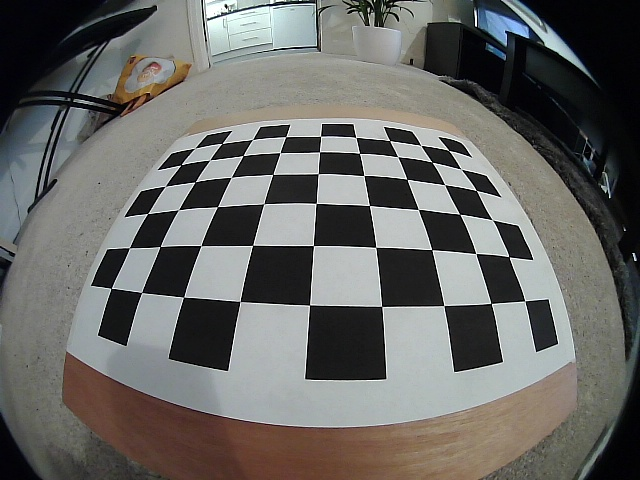
#> input picture car/data/checkerboard_calibration_images/checkerboard_08252021_190031.jpg, 640 x 480 px, found by its file name
$ python rectify_fisheye_test.py   (older library calls are emulated)
#> lines starting #> are read from the running program, lines starting #| are printed output that depends on the picture
#> further down, img is the input picture: shape (480, 640, 3); mean B, G, R 101, 103.9, 104.1
### utils/rectify_fisheye.py
# load libraries
import cv2
import numpy as np

'''

Adapted from:
https://medium.com/@kennethjiang/calibrate-fisheye-lens-using-opencv-333b05afa0b0

This method takes a mapping of the distortion a fisheye lens creates
and converts the input image from a fisheye perspective to a rectified,
normal perspective.

With default settings, the image will be rectified but we will lose pixels
from the image due to the dimension conversion between raw and transformed.
By adjusting the values for balance, dim2 and dim3 you can reduce the loss of
pixels. See below post for further details:
https://medium.com/@kennethjiang/calibrate-fisheye-lens-using-opencv-part-2-13990f1b157f

'''

# initialize recitification parameters
# these inputs are produced by the 'calibrate_fisheye_lens.py' script
# and are specific to the fisheye camera used in my hardware setup
dim = (640, 480)
k = np.array([[241.06910353583223, 0.0, 312.0587413795097], [0.0, 245.12556785859005, 272.6308919635552], [0.0, 0.0, 1.0]])
d = np.array([[-0.08176180051980005], [0.1429492072044187], [-0.17684453168657688], [0.06894578492362775]])

# convert a fisheye lens image to a rectified, normal image
def rectify_fisheye(img, balance=0.0, dim2=None, dim3=None):
    # extract dimensions of raw input
#> called with balance = 0.4
    dim1 = img.shape[:2][::-1]
#> dim1 = (640, 480)

    # raw image must have same dimensions as the image used for calibration
    assert dim1[0] / dim1[1] == dim[0] / dim[1]

    # dim2 and dim3 are the same dimensionas as the raw image if not otherwise specified
    # specifying alternate dimensions here allows you to adjust the output aspect ratio,
    # potentially helping avoid pixel loss in the final image due to distortion and mapping
    if not dim2:
        dim2 = dim1
#> dim2 = (640, 480)
    if not dim3:
        dim3 = dim1
#> dim3 = (640, 480)

    # calculate scale adjustment between raw input and desired output dimensions
    scaled_k = k * dim1[0] / dim[0]
    scaled_k[2][2] = 1.0 # except that k[2][2] is always 1.0

    # calculate new matrix based on desired output dimensions
    new_k = cv2.fisheye.estimateNewCameraMatrixForUndistortRectify(scaled_k, d, dim2, np.eye(3), balance=balance)

    # create x and y map of raw fisheye camera to rectified, desired output image
    map1, map2 = cv2.fisheye.initUndistortRectifyMap(scaled_k, d, np.eye(3), new_k, dim3, cv2.CV_16SC2) # np.eye(3) = 3x3 grid with diagonal 1s

    # transform image from fisheye perspective to rectified, normal view
    img_t = cv2.remap(img, map1, map2, interpolation=cv2.INTER_LINEAR, borderMode=cv2.BORDER_CONSTANT)
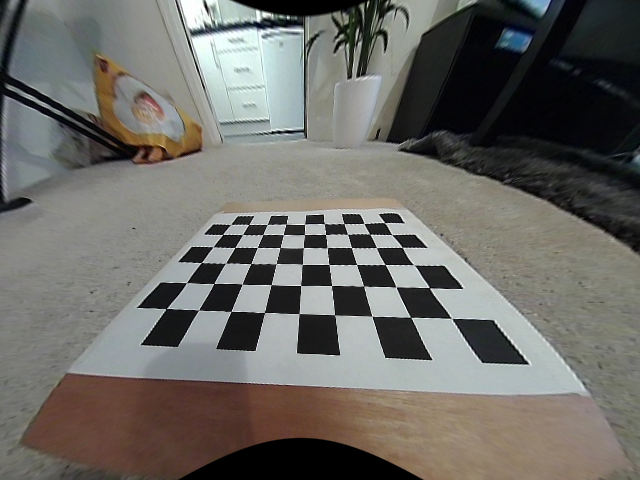
#> img_t: shape (480, 640, 3); mean B, G, R 102.1, 106.8, 108.2

    # return rectified, transformed image
    #cv2.imshow('Transformed', img_t)
    return img_t

### utils/rectify_fisheye_test.py
# load libraries
import cv2
from rectify_fisheye import rectify_fisheye

while True:
    # load image and show
    img = cv2.imread('/Users/matthewallen/robots/PiCar/car/data/checkerboard_calibration_images/checkerboard_08252021_190031.jpg')
    cv2.imshow('Raw Image', img)

    # rectify image and show
    # adjust this between 0 and 1 to reduce pixel loss
    # 0 = most loss, 1 = least but includes black spots
    img_t = rectify_fisheye(img, 0.4)
    cv2.imshow('Rectified Image', img_t)

    # wait until user terminates session
    if cv2.waitKey(1) & 0xFF == ord('q'):
#> (key q is pressed here)
        break

# close and release all
cv2.destroyAllWindows()

$ run again, with car/data/checkerboard_calibration_images/checkerboard_08252021_190052.jpg copied over car/data/checkerboard_calibration_images/checkerboard_08252021_190031.jpg
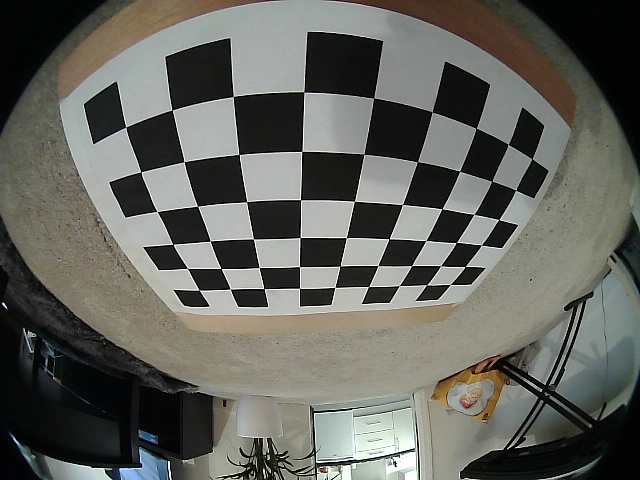
#> input picture car/data/checkerboard_calibration_images/checkerboard_08252021_190052.jpg, 640 x 480 px, found by its file name
#> img is the input picture: shape (480, 640, 3); mean B, G, R 92.7, 99, 98.2
#> in rectify_fisheye, `img_t = cv2.remap(img, map1, map2, interpolation=cv2.INTER_LINEAR, bor..`:
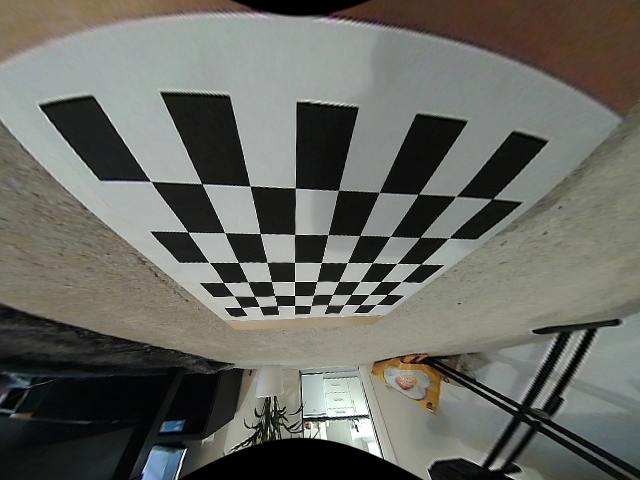
#> img_t: shape (480, 640, 3); mean B, G, R 97.6, 103.7, 103.1

$ run again, with car/data/checkerboard_calibration_images/checkerboard_08252021_190109.jpg copied over car/data/checkerboard_calibration_images/checkerboard_08252021_190031.jpg
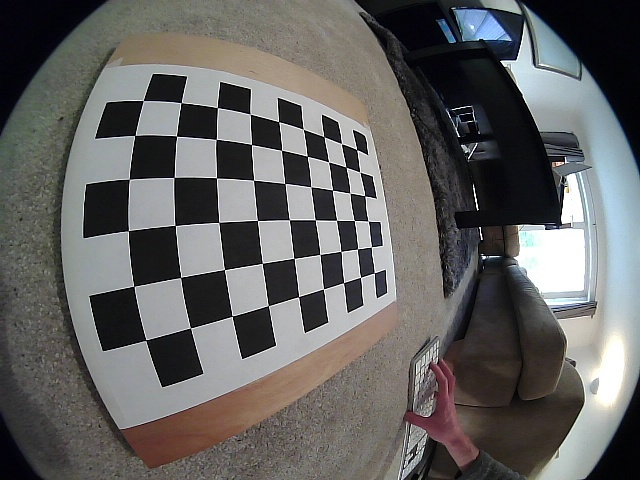
#> input picture car/data/checkerboard_calibration_images/checkerboard_08252021_190109.jpg, 640 x 480 px, found by its file name
#> img is the input picture: shape (480, 640, 3); mean B, G, R 98.1, 99.2, 100.1
#> in rectify_fisheye, `img_t = cv2.remap(img, map1, map2, interpolation=cv2.INTER_LINEAR, bor..`:
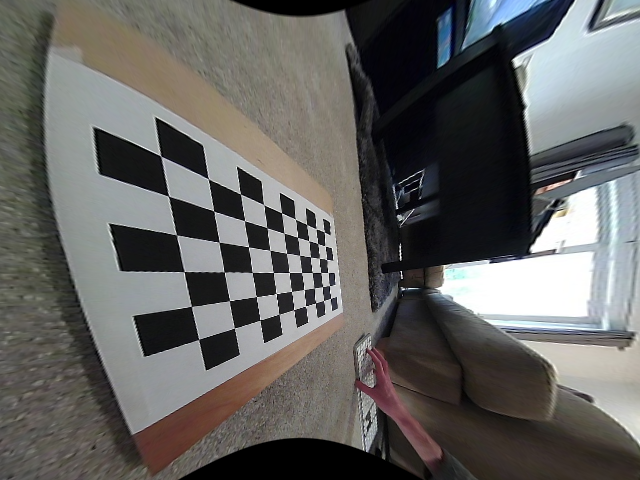
#> img_t: shape (480, 640, 3); mean B, G, R 96.5, 98.5, 99.1

$ run again, with car/data/checkerboard_calibration_images/checkerboard_08252021_190121.jpg copied over car/data/checkerboard_calibration_images/checkerboard_08252021_190031.jpg
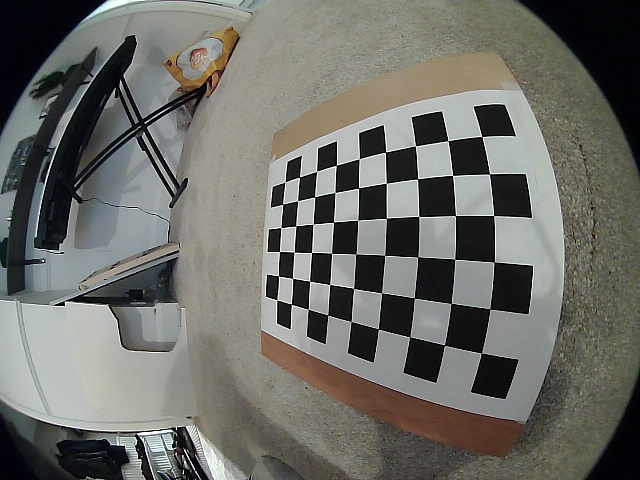
#> input picture car/data/checkerboard_calibration_images/checkerboard_08252021_190121.jpg, 640 x 480 px, found by its file name
#> img is the input picture: shape (480, 640, 3); mean B, G, R 103, 108.7, 108.2
#> in rectify_fisheye, `img_t = cv2.remap(img, map1, map2, interpolation=cv2.INTER_LINEAR, bor..`:
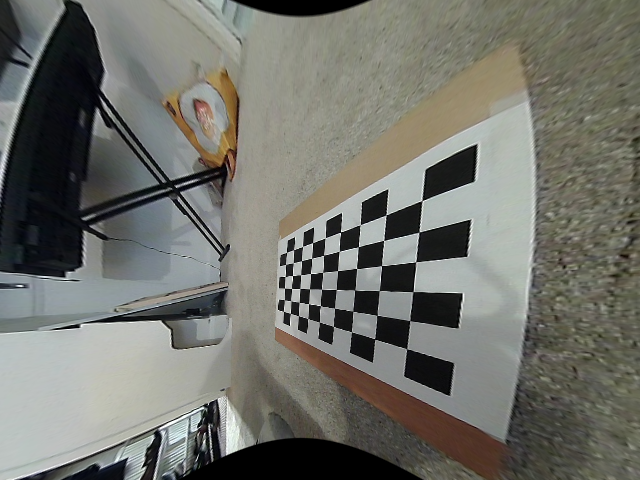
#> img_t: shape (480, 640, 3); mean B, G, R 107.2, 114.1, 113.6
